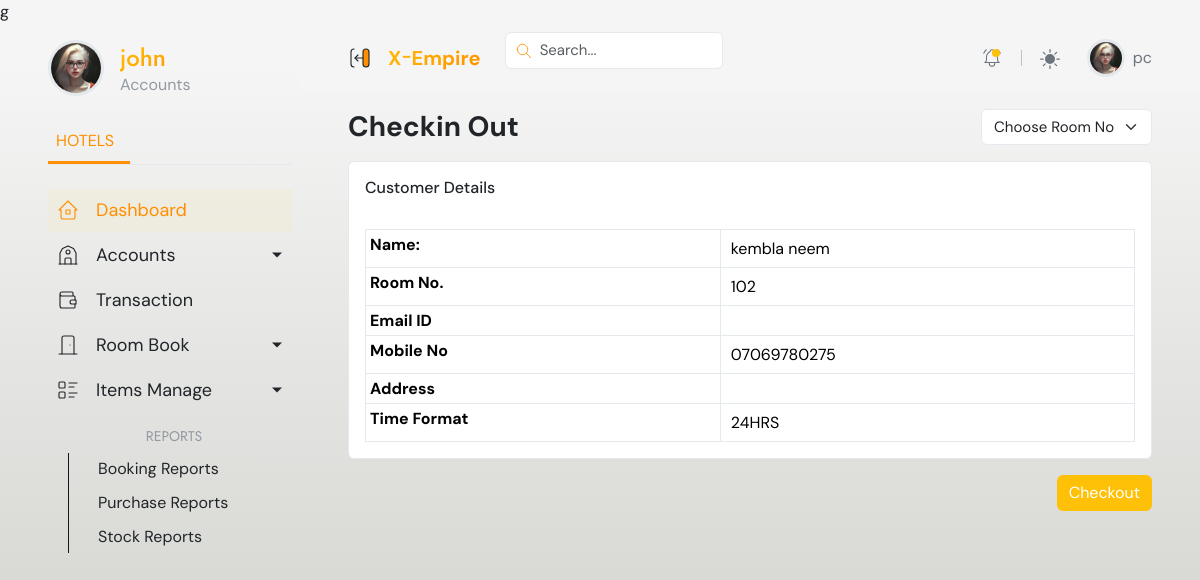
Screenshot of /checkin/31/ (signed in) with the database file from the repository.
### room/models.py (models this page shows, shortened)
class ReservationDetails(models.Model):
    check_in = models.DateField()
    check_out = models.DateField()
    arrival_from = models.CharField(max_length=255)
    purpose = models.TextField()
    remarks = models.TextField()
    reservation_date = models.DateField(auto_now=True)
    date_edited = models.DateTimeField(auto_now=True)
    room = models.ForeignKey(Rooms, on_delete=models.CASCADE, null=True, blank=True)
    guest = models.ForeignKey(GuestDetails, on_delete=models.CASCADE, null=True, blank=True)
    payment_det = models.ForeignKey(Payment, on_delete=models.CASCADE, null=True, blank=True)
    class Meta:
        ordering = ['-reservation_date', '-date_edited']

class GuestDetails(models.Model):
    GENDER_CHOICES = (
        ('M','male'),
        ('F', 'female'),
        ('O', 'other'),
    )
    TITLE_CHOICES = (
        ('Mr', 'Mr'),
        ('Ms', 'Ms'),
        ('Mrs', 'Mrs'),
        ('Dr', 'Dr'),
    )
    phone_number = models.CharField(max_length=14)
    title = models.CharField(max_length=15, choices=TITLE_CHOICES)
    first_name = models.CharField(max_length=50)
    last_name = models.CharField(max_length=50)
    occupation = models.TextField()
    room = models.ForeignKey(Rooms, on_delete=models.CASCADE, null=True, blank=True)
    gender = models.CharField(max_length=10, choices=GENDER_CHOICES, null=True, blank=True)
    dob = models.DateField()
    nationality = models.CharField(max_length=50, null=True, blank=True)

class Rooms(models.Model):
    room_number = models.IntegerField(primary_key=True)
    roomType = models.ForeignKey(RoomType, on_delete=models.CASCADE)
    roomPrice = models.FloatField()

### hotel/views.py (the view)
# urls.py: path('checkin/<int:pk>/', checkin_out, name="checkin"),
@login_required(login_url='login')
def checkin_out(request, pk):
    role = str(request.user.groups.all()[0])
    path = role + "/"
    reservation = ReservationDetails.objects.get(id=pk)
    my_dict = {"reservation":reservation, "role":role}
    return render(request, path + "checkin-out.html", context=my_dict)

### Templates/accounts/checkin-out.html (shortened to what this page needs)
{% extends "base.html" %}
{% load static %}
{% block content %}
		<div class="content">
			{% include "header.html" %}
		<div class="px-xl-5 px-lg-4 px-3 py-3 page-body">
                <div class="row g-3">
					<div class="col-sm-12">
						<div class="d-flex align-items-center justify-content-between flex-wrap">
							<h3 class="fw-bold mb-0">Checkin Out</h3>
							<div class="col-auto d-flex w-sm-100">
								<select class="form-select">
									<option selected>Choose Room No</option>
								</select>
							</div>
						</div>
					</div>
					<div class="col-md-12">
						<div class="card">
							<div class="card-header">
								<h6 class="card-title">Customer Details</h6>
							</div>
							<div class="card-body">
								<div class="table-responsive">
									<table class="table table-sm table-bordered mb-0">
									  <tbody>
										<tr>
										  <th scope="row">Name:</th>
										  <td>{{reservation.guest.first_name}} {{reservation.guest.last_name}}</td>
										</tr>
										<tr>
										  <th scope="row">Room No. </th>
										  <td>{{reservation.room.room_number}}</td>
										</tr>
										<tr>
										  <th scope="row">Email ID</th>
										  <td>{{reservation.guest.email}}</td>
										</tr>
										<tr>
											<th scope="row">Mobile No</th>
											<td>{{reservation.guest.phone_number}}</td>
										</tr>
										<tr>
											<th scope="row">Address</th>
											<td>
											</td>
										</tr>
										<tr>
											<th scope="row">Time Format</th>
											<td>24HRS</td>
										</tr>
									  </tbody>
									</table>
								</div>
							</div>
						</div>
				  	</div>
					<div class="col-sm-12 text-end">
						<a href="checkin-payment.html" class="btn btn-primary">Checkout</a>
					</div>
                </div>
			</div>
		</div>
{% endblock content %}

### Templates/accounts_navbar.html (shortened to what this page needs)
<aside class="ps-xl-5 ps-lg-4 ps-3 pe-2 py-3 sidebar sticky-top" data-bs-theme="none">
    <nav class="navbar navbar-expand-xl py-0">
        <div class="offcanvas offcanvas-start" data-bs-scroll="true" tabindex="-1" id="offcanvas_Navbar">
            <div class="offcanvas-body flex-column custom_scroll ps-4 ps-xl-0">
                <div class="d-flex align-items-start mb-4">
                    <img class="avatar lg rounded-circle border border-3" src="/hotel main/pixelwibes.in/templates/hotelair/html/assets/images/profile_av.png" alt="avatar">
                    <div class="ms-3 mt-1">
                        <h4 class="mb-0 text-gradient title-font">
                            {{output}} {{user.last_name}}
                        </h4>
                        <span class="text-muted">
                            {{role|capfirst}}
                        </span>
                    </div>
                </div>
                <ul class="nav nav-tabs tab-dynamic px-0 mb-4" role="tablist" style="--dynamic-color: var(--accent-color)">
                    <li class="nav-item" role="presentation"><a class="ps-2 pe-3 nav-link active" data-bs-toggle="tab" href="#tab_hotels" role="tab" aria-selected="false" tabindex="-1">HOTELS</a></li>
                </ul>
                <div class="tab-content">
                    <div class="tab-pane fade active show" id="tab_hotels" role="tabpanel">
                        <ul class="list-unstyled mb-4 menu-list">
                            <li>
                                <a class="active" href="{% url "dashboard" user.id %}" aria-label="Hotel Dashboard">
                                    <span class="mx-3">Dashboard</span>
                                </a>
                            </li>
                            <li>
                                     <a href="#Hotel(Admin).html"  aria-label="Hotel Front" data-bs-toggle="collapse" aria-expanded="false" class="dropdown-toggle" aria-label="Users">
                                    <span class="mx-3">Accounts</span>
                                </a>
                            </li>
                            <li>
                                <a href="{% url "transaction" user.id %}" aria-label="Transaction list">
                                    <span class="mx-3">Transaction</span>
                                </a>
                            </li>
                            <li>
                                <a href="#RoomMenu" data-bs-toggle="collapse" aria-expanded="false" class="dropdown-toggle" aria-label="Users">
                                    <span class="mx-3">Room Book</span>
                                </a>
                            </li>
                            <li>
                                <a href="#ItemsManageMenu" data-bs-toggle="collapse" aria-expanded="false" class="dropdown-toggle" aria-label="Users">
                                    <span class="mx-3">Items Manage</span>
                                </a>
                            </li>
                            <li class="py-2 mt-2">
                                <h6 class="fl-title title-font ps-2 small text-uppercase text-muted" style="--dynamic-color: var(--theme-color1)">Reports</h6>
                                <ul class="list-unstyled">
                                    <li><a href="{% url "booking-report" user.id %}" aria-label="Booking Reports">Booking Reports</a></li>
                                    <li><a href="{% url "purchase-report" user.id %}" aria-label="Purchase Report">Purchase Reports</a></li>
                                    <li><a href="{% url "stock-report" user.id %}" aria-label="Stock Report">Stock Reports</a></li>
                                </ul>
                            </li>
                        </ul>
                    </div>
                </div>
            </div>
        </div>
    </nav>
</aside>

### Templates/header.html (shortened to what this page needs)
	<header class="px-xl-5 px-lg-4 px-3 sticky-top" data-bs-theme="none">
		<div class="d-flex justify-content-between align-items-center py-2 w-100">
			<div class="d-flex align-items-center pe-4">
				<button class="btn d-xl-inline-flex d-none border-0 p-0 pe-2 sidebar-toggle-btn" type="button">
				</button>
				<a href="index.html" class="brand-icon text-decoration-none d-flex align-items-center" title="HotelAir Admin Template">
					<span class="fw-bold ps-2 fs-5 d-none d-xl-inline-flex text-gradient">X<small>-</small>Empire</span>
			</div>
			<form class="dropdown main-search me-md-4 w-100 d-none d-md-inline-flex">
				<div class="w-100" data-bs-toggle="dropdown" data-bs-auto-close="outside">
					<input type="text" class="form-control" placeholder="Search..." aria-label="Search...">
				</div>
			</form>
			<ul class="header-menu flex-grow-1">
				<li class="nav-item dropdown px-md-1 d-none d-md-inline-flex">
					<a class="dropdown-toggle gray-6" href="#" role="button" data-bs-toggle="dropdown" aria-expanded="false" title="notification">
						<span class="bullet-dot bg-primary animation-blink"></span>
					</a>
				</li>
				<li class="nav-item py-2 py-md-1 col-auto">
				</li>
				<li class="nav-item dropdown px-md-1">
					<a class="dropdown-toggle gray-6" href="#" id="bd-theme" data-bs-toggle="dropdown" aria-expanded="false">
						<svg width="20" height="20" fill="currentColor" viewBox="0 0 24 24" class="theme-icon-active"><use href="#sun-fill"></use></svg>
					</a>
				</li>
				<li class="nav-item user ms-3">
					<a class="dropdown-toggle gray-6 d-flex text-decoration-none align-items-center lh-sm p-0" href="#" role="button" data-bs-toggle="dropdown" aria-expanded="false" title="User" data-bs-auto-close="outside">
						<img class="avatar rounded-circle border border-3" src="assets/images/profile_av.png" alt="avatar">
						<span class="ms-2 fs-6 d-none d-sm-inline-flex">
							{{user.username}}
						</span>
					</a>
				</li>
			</ul>
		</div>
	</header>

### static/css/Admin.css (style rules this page uses)
:root { --body-color: #ffffff; --reverse-color: #17161a; --reverse-color-white: 255, 255, 255; --reverse-color-black: 0, 0, 0; --bs-border-color: #e4e9ed; --light-bg1: #efefef; --light-bg2: #E3E3EB; --light-bg3: #E2F2E8; --light-bg4: #E7EAEE; --light-bg5: #F7F2ED; --light-bg6: #E3F1F5; }
[data-theme="theme-Custom"] { --primary-color: #FFC107; --accent-color: #FF8F00; --primary-rgb: 255, 193, 7; --accent-rgb: 254, 226, 119; --theme-color1: #FFC107; --theme-color2: #FFB300; --theme-color3: #FFA000; --theme-color4: #FEE277; --theme-color5: #FF6F00; --theme-color6: #FF5722; --primary-hover: #FFD54F; --accent-hover: #FFECB3; --primary-gradient: linear-gradient(-45deg, var(--primary-color), var(--accent-color)); }
.small { display: flex; align-items: center; justify-content: space-around; }

### rows the page displays
ReservationDetails: guest.first_name "kembla", guest.last_name "neem", room.room_number "102", guest.phone_number "07069780275"

### other values shown
{{ user.last_name }} "john"
{{ role|capfirst }} "Accounts"
{{ user.username }} "pc"
